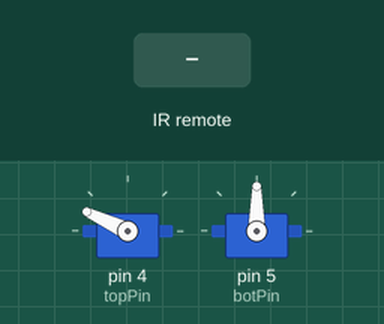
Recording of a sketch running on a simulated Arduino Uno, built with avr-gcc and run on an emulated ATmega328P. Parts: 2 × servo. The test bench sets the inputs (shaded band).

Above: at 1.2 s.
1.3 s: infrared code 0xFF02FD received
At 1.75 s:
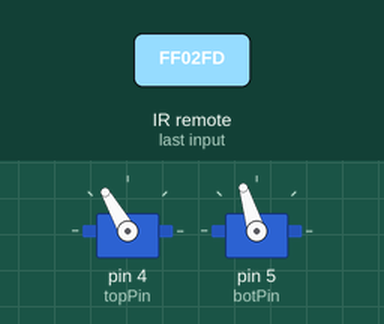
7.3 s: infrared code 0xFFC23D received
At 7.47 s:
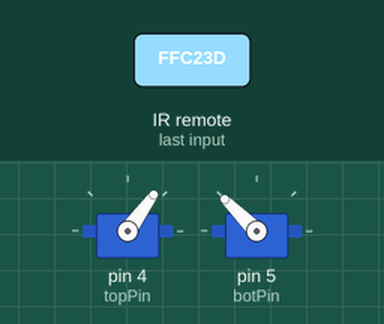
13.3 s: infrared code 0xFF22DD received
At 13.5 s:
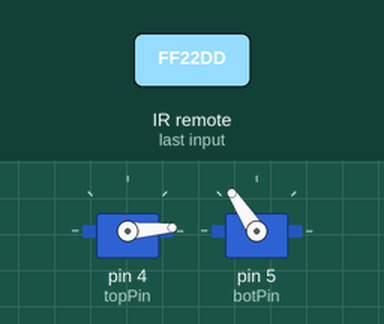
Timing chart, 0 to 28.1 s (numbered marks = the images above; inputs shaded):
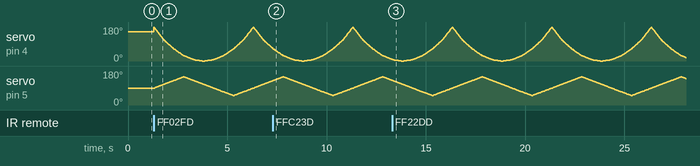

The sketch:

148remote.ino
```cpp
#include <IRremote.h>
#include <Servo.h>

Servo top;
Servo bot;
int topPin = 4;
int botPin = 5;

int RECV_PIN = 2;
IRrecv irrecv(RECV_PIN);
decode_results results;

const unsigned long buttonR = 0xFFC23D;
const unsigned long buttonL = 0xFF22DD;
const unsigned long buttonU = 0xFF906F;
const unsigned long buttonD = 0xFFE01F;
const unsigned long buttonP = 0xFF02FD;

int topAngle = 155, botAngle = 90;
int botAngleInc = 45;
int topAngleInc = 15;

void setup()
{
  Serial.begin(38400);
  irrecv.enableIRIn(); // Start the receiver
  pinMode(RECV_PIN, INPUT);
  top.attach(topPin);
  bot.attach(botPin);
  top.write(topAngle);
  bot.write(botAngle);
}

unsigned long int a, b=0, validButtons[] = {buttonU, buttonD, buttonL, buttonR, buttonP};

enum State{
  nothing, animation
} cur;


// topA, botA, duration
double d = 0.5;
double anime[][3] =

// HEAD BOB
{{180, 90, 0}, {112, 110, d}, {64.8, 130, d}, {28.8, 150, d}, {7.2, 130, d}, {0, 110, d}, {7.2, 90, d}, {28.8, 70, d}, {64.8, 50, d}, {112, 70, d}, {180, 90, d}};

// {{}};

int n = sizeof(anime) / sizeof(anime[0]);

double startTime;
int curFrame;

void loop() {

  a = getIRRemoteButton();
  if (a == -1) a = b;

  // update variables, including state
  switch (cur){
    case nothing:
      switch(a) {
        case buttonU:
          topAngle = constrain(topAngle - topAngleInc, 0 , 180);
          break;
        case buttonD:
          topAngle = constrain(topAngle + topAngleInc, 0 , 180);
          break;
        case buttonL:
          botAngle = constrain(botAngle + botAngleInc, 0 , 180);
          break;
        case buttonR:
          botAngle = constrain(botAngle - botAngleInc, 0 , 180);
          break;
        case buttonP:
          cur = animation;
          curFrame = 0;
          startTime = millis();
          break;
      }
      break;

    case animation:
      switch(a) {
        case buttonP:
          cur = nothing;
          break;
      }
      break;
  }

  // run code based on state and variables
  switch (cur){
    case nothing:
      switch(a){
        case buttonU:
        case buttonD:
        case buttonL:
        case buttonR:
          break;
      }
      top.write(topAngle);
      bot.write(botAngle);
      break;

    case animation:

      if (curFrame == 0) {
        top.write(anime[curFrame][0]);
        bot.write(anime[curFrame][1]);
        curFrame = 1;
      }

      else {
        double elapsed = (millis() - startTime) / 1000;
        double tt = elapsed / (double) anime[curFrame][2];
        top.write(bet(anime[curFrame-1][0], anime[curFrame][0], tt));
        bot.write(bet(anime[curFrame-1][1], anime[curFrame][1], tt));

        if (elapsed > anime[curFrame][2]){
          curFrame = (curFrame+1) % n;
          startTime = millis();
        }

      }

      break;
  }
}

double bet(double a, double b, double per){
  return (b - a) * per + a;
}

bool valid(unsigned long x){
  for (int i=0; i<sizeof(validButtons)/sizeof(validButtons[0]); i++)
    if (x == validButtons[i])
      return true;
  return false;
}

// read button from IR receiver
// 0 means no button pressed
// -1 means repeat button
unsigned long getIRRemoteButton() {
  decode_results results;
  const int decodeType                = 3; // NEC
  results.value = 0;
  if (irrecv.decode(&results)) {
    // if not right type, ignore
    if (results.decode_type != decodeType)
      results.value = 0;
    // enable the ir receiver to continue decoding
    irrecv.resume();
  }
  return results.value;
}
```
